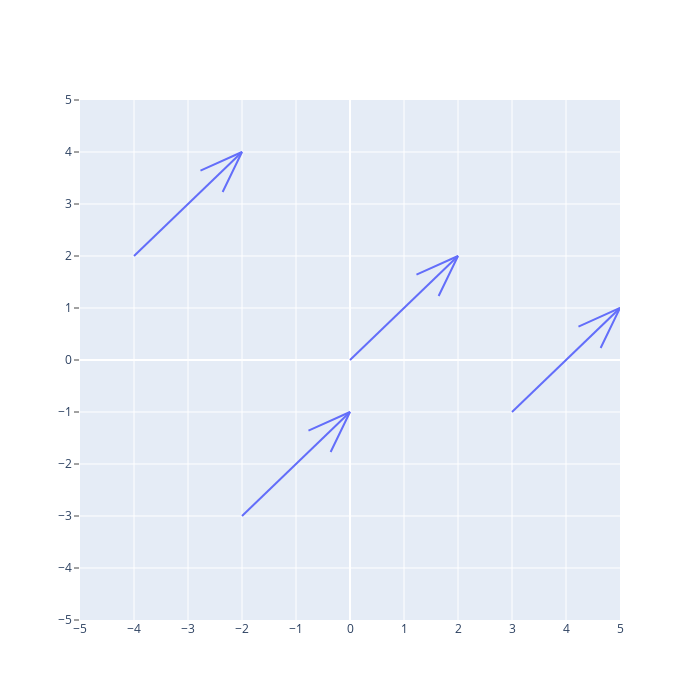

This figure's notebook cell:
### Markdown cell above
But changing the position of the tail doesn't change the vector's magnitude or direction, so the vector is the same no matter where we draw it.

### Code cell
layout=go.Layout(xaxis=dict(range=[-5,5],dtick=1), yaxis=dict(range=[-5,5],dtick=1, ticks='outside'), width=700, height=700)

a = np.array((2,2))
b = np.array((2,2))
c = np.array((2,2))
d = np.array((2,2))

v=np.array([a,b,c,d])
x, y = [-2,-4,0,3], [-3,2,0,-1]
fig= ff.create_quiver(x, y, v[:,0], v[:,1], scale=1)
fig.layout.update(layout)
iplot(fig)

### Figure 1 — Plotly figure (JSON) as saved in the notebook; plotly's stock layout.template omitted (floating-point values rounded to 4 significant figures)
{"data": [{"mode": "lines", "type": "scatter", "x": [-2, 0, null, -4, -2, null, 0, 2, null, 3, 5, null, -0.3586, 0, -0.769, null, -2.359, -2, -2.769, null, 1.641, 2, 1.231, null, 4.641, 5, 4.231, null], "y": [-3, -1, null, 2, 4, null, 0, 2, null, -1, 1, null, -1.769, -1, -1.359, null, 3.231, 4, 3.641, null, 1.231, 2, 1.641, null, 0.231, 1, 0.6414, null]}], "layout": {"height": 700, "hovermode": "closest", "width": 700, "xaxis": {"dtick": 1, "range": [-5, 5]}, "yaxis": {"dtick": 1, "range": [-5, 5], "ticks": "outside"}}}
